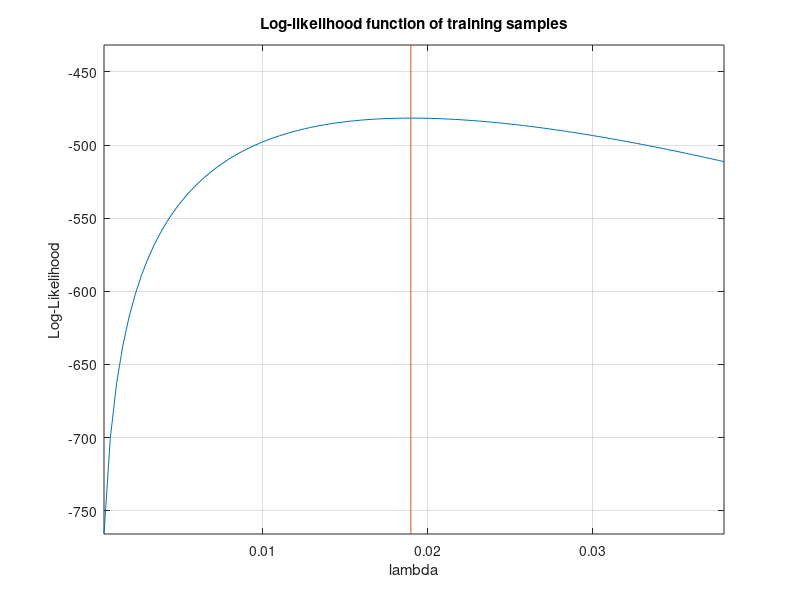

Reproduce this figure in MATLAB.
% Solution to practical Exercise 7

close all;
x = -100:0.5:300;

for std_fac = 1:5:30
    for mean_off = 0:10:50
        % generate normally distributed random observations with mean 15 and standard deviation 10
        o = std_fac*randn(100,1)+mean_off;
        
        % eliminate negative samples
        [col, row] = find (o >= 0);
        o = o(col);

        % compute the Maximum-Likelihood estimate using equation from theory part
        m = mean(o);
        mle = 1/m;

        % log-likelihood array for different settings of parameter a
        LL = [];

        % parameter array (for plotting the function over different parameter settings)
        A = [];

        % compute log-likelihood function for different settings of parameter a
        for a=mle/50:mle/50:mle*2

            % likelihood function
            p = a*exp(-x*a);

            % compute the log-likelihood
            ll = 0;
            for i=1:size(o,1)       
                ll = ll + log(a*exp(-o(i,1)*a));
            end
            LL = [LL ll];
            A = [A a];
        end

        % plot log-likelihood function over parameters
        plot(A, LL)
        axis([min(A(:)) max(A(:)) min(LL(:)) max(LL(:))+50]);
        fprintf('Training samples normally distributet with mean %d and standard deviation %d\n', mean_off, std_fac);
        title('Log-likelihood function of training samples');
        xlabel('lambda');
        ylabel('Log-Likelihood');

        % plot a line at estimated ML estimate
        line([mle mle]', [min(LL) max(LL)+50]');   % plot a line at Maximum-Likelihood solution
        grid;
        pause;
    end
end
